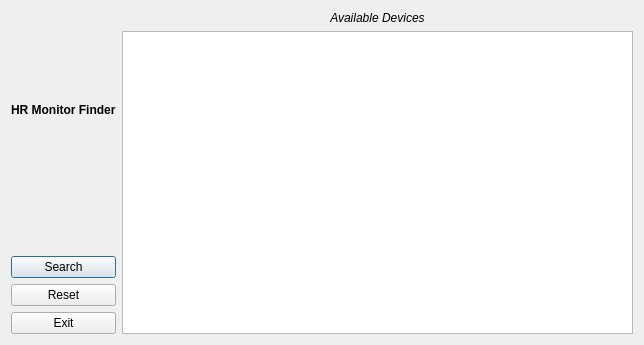
<?xml version="1.0" encoding="UTF-8"?>
<ui version="4.0">
 <class>DeviceSearcher</class>
 <widget class="QDialog" name="DeviceSearcher">
  <property name="geometry">
   <rect>
    <x>0</x>
    <y>0</y>
    <width>644</width>
    <height>345</height>
   </rect>
  </property>
  <property name="windowTitle">
   <string>Bluetooth Scanner</string>
  </property>
  <layout class="QHBoxLayout" name="horizontalLayout">
   <item>
    <layout class="QVBoxLayout" name="verticalLayout_2">
     <item>
      <widget class="QLabel" name="label">
       <property name="text">
        <string>&lt;html&gt;&lt;head/&gt;&lt;body&gt;&lt;p&gt;&lt;span style=&quot; font-weight:600;&quot;&gt;HR Monitor Finder&lt;/span&gt;&lt;/p&gt;&lt;p&gt;&lt;br/&gt;&lt;/p&gt;&lt;/body&gt;&lt;/html&gt;</string>
       </property>
       <property name="textFormat">
        <enum>Qt::MarkdownText</enum>
       </property>
      </widget>
     </item>
     <item>
      <widget class="QPushButton" name="scan">
       <property name="text">
        <string>Search</string>
       </property>
      </widget>
     </item>
     <item>
      <widget class="QPushButton" name="clear">
       <property name="text">
        <string>Reset</string>
       </property>
      </widget>
     </item>
     <item>
      <widget class="QPushButton" name="quit">
       <property name="text">
        <string>Exit</string>
       </property>
      </widget>
     </item>
    </layout>
   </item>
   <item>
    <layout class="QVBoxLayout" name="verticalLayout">
     <item>
      <widget class="QLabel" name="label_2">
       <property name="text">
        <string>&lt;em&gt;Available Devices</string>
       </property>
       <property name="alignment">
        <set>Qt::AlignCenter</set>
       </property>
      </widget>
     </item>
     <item>
      <widget class="QListWidget" name="list"/>
     </item>
    </layout>
   </item>
  </layout>
 </widget>
 <resources/>
 <connections>
  <connection>
   <sender>quit</sender>
   <signal>clicked()</signal>
   <receiver>DeviceSearcher</receiver>
   <slot>accept()</slot>
   <hints>
    <hint type="sourcelabel">
     <x>323</x>
     <y>275</y>
    </hint>
    <hint type="destinationlabel">
     <x>396</x>
     <y>268</y>
    </hint>
   </hints>
  </connection>
  <connection>
   <sender>clear</sender>
   <signal>clicked()</signal>
   <receiver>list</receiver>
   <slot>clear()</slot>
   <hints>
    <hint type="sourcelabel">
     <x>188</x>
     <y>276</y>
    </hint>
    <hint type="destinationlabel">
     <x>209</x>
     <y>172</y>
    </hint>
   </hints>
  </connection>
 </connections>
</ui>
